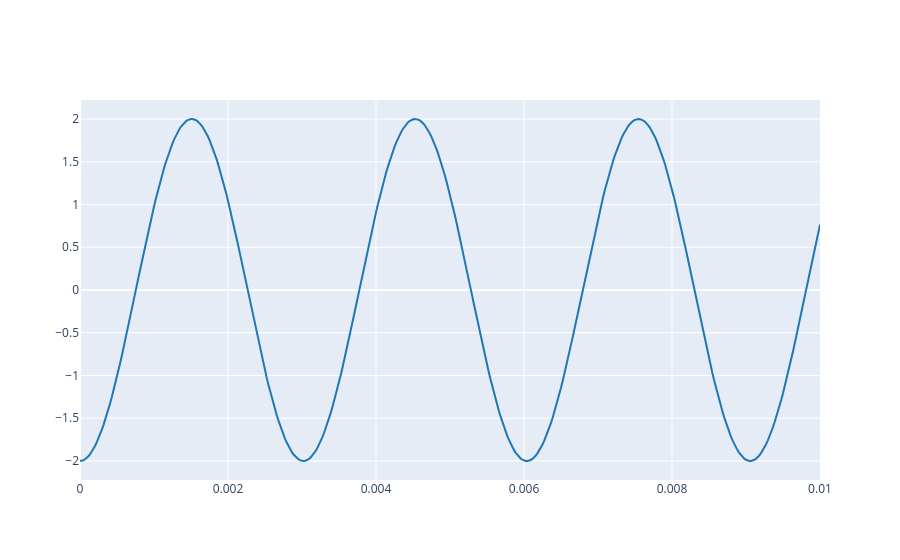

The code cell stored with this chart in its notebook:
### Markdown cell above
2.1. Define a complex sinusoid using the same parameters as in Lab 1, Exercise 3.1, and plot its real part. Then answer: how does changing $\phi$ change the waveform?

### Code cell
# Write the code here

# Example starter:
# A = 1
# f0 = 440
# fs = 44100
# phi = 0
# t = np.arange(0, 0.01, 1.0/fs)
# x = A * np.exp(1j*(2*np.pi*f0*t + phi))
# plot_signals([np.real(x), np.imag(x)], fs, name=['real part', 'imag part'])

A=2
f0=332
fs=44100
phi=np.pi
t=np.arange(0,0.01,1.0/fs)
x = A*np.exp(1j*(2*np.pi*f0*t+phi))
plot_signals([np.real(x)], fs, name=["real part"])

### Figure 1 — Plotly figure (JSON) as saved in the notebook; plotly's stock layout.template omitted (floating-point values rounded to 4 significant figures; data arrays with more than 128 entries replaced by an {"elided": "..."} marker saying what was removed)
{"data": [{"line": {"color": "#1f77b4", "shape": "linear"}, "mode": "lines", "name": "real part", "type": "scatter", "x": {"elided": "441 float values"}, "y": {"elided": "441 float values"}}], "layout": {}}
